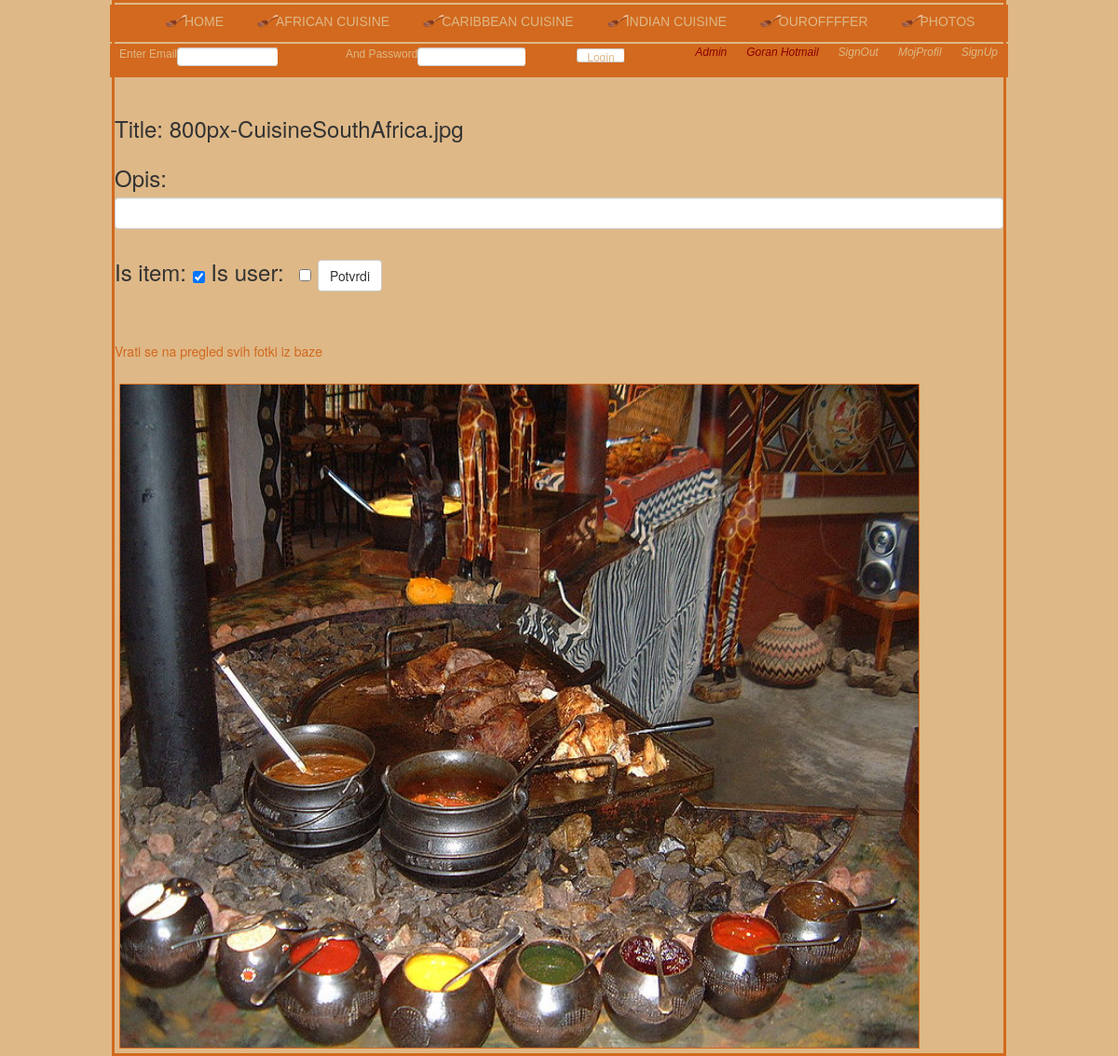
Screenshot of /showPhoto.php?photoid=4 (signed in) with the database file from the repository.
### tables this page shows
CREATE TABLE IF NOT EXISTS `photo` (
  `id` int(11) NOT NULL,
  `title` varchar(250) NOT NULL,
  `description` varchar(250) NOT NULL,
  `is_item` tinyint(1) DEFAULT NULL,
  `is_photo` tinyint(1) DEFAULT NULL
);

### class/PhotoDAO.php (called while the page is built, shortened)
<?php
class PhotoDAO {
    public function showPhoto($photoid){
        $dbConn = new DbConnection();
        $connection = $dbConn->connectToDB();
        $sqlphoto = "SELECT * FROM photo WHERE id = {$photoid}";
        if (!$resultsphoto = $connection->query($sqlphoto)){
            die('Ne mogu da izvrsim upit --showPhoto-- 1 zbog ['. $connection->error
                . "]");
        }
        $rowphoto = $resultsphoto->fetch_assoc();
        return $rowphoto;
    }
}

### showPhoto.php (the view, shortened to what this page needs)
<?php
include "header2.php";
include "class/PhotoDAO.php";
$photoDao = new PhotoDAO();
if(isset($_GET['photoid'])){
    $photoid = $_GET['photoid'];
    $rowphoto = $photoDao->showPhoto($photoid);
}
?>
<br />
<?php
    if($is_admin == 1){  ?>
<form method="post" action="showPhotos.php">
    <h3>Title:
    <?php echo $rowphoto['title']; ?><br /><br />
    Opis:<p class="form-control-static">
    <input type="textarea" class="form-control" rows="3" name="description" value="<?php echo $rowphoto['description']; ?>">
    </p>
    <br />
    Is item: <input type="checkbox" class="checkbox-inline" name="is_item" value="" <?php if($rowphoto['is_item'] == 1) echo "checked"; ?> >
    Is user: <input type="checkbox" class="checkbox-inline" name="is_user" value="" <?php if($rowphoto['is_photo'] == 1) echo "checked"; ?> >
    <input type="submit" class="btn btn-default" name="submit" value="Potvrdi">
    </h3>
</form>
<br /><br />
    <?php } ?>
<a href="showPhotos.php">Vrati se na pregled svih fotki iz baze</a>
<br /><br />
<?php if($rowphoto['is_item'] == 1){ ?>
<img src= "<?php echo LOCAL_URL; ?>/photo/item/<?php echo $rowphoto['title']; ?>" style="width:90%; height:90%; float: inherit" alt="Item Photo">
<?php }else{ ?>
    <img src= "<?php echo LOCAL_URL; ?>/photo/user/<?php echo $rowphoto['title']; ?>" style="width:90%; height:90%; float: inherit" alt="Item Photo">
<?php } ?>

### style.css (style rules this page uses)
body { width: 960px; margin: auto; background-color: #deb887; border: solid chocolate; }
a { color: chocolate; }
img { height: 150px; width: 130px; align: left; margin: 5px; border: 1px ridge chocolate; }

### rows the page displays
photo: title "800px-CuisineSouthAfrica.jpg", is_item "☑", title (picture)

### other values shown
$_SESSION['name'] "Goran Hotmail"
